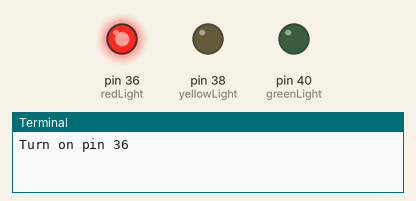
Simulated run of this program. Board: Raspberry Pi (header pin numbers). Parts: output pins drawn as LEDs (lit = HIGH), the last lines printed to the terminal. At 3.0 s the program stops and its outputs stay as they are.

Above: at 0.1 s.
At 1.1 s:
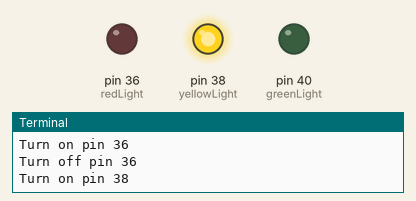
At 2.1 s:
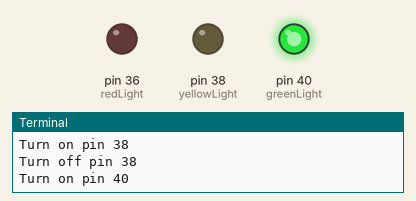
At 3.1 s:
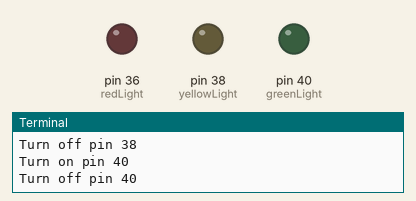
Timing chart, 0 to 4.5 s (numbered marks = the images above):
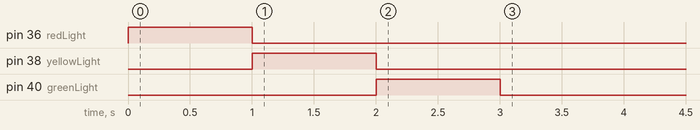

Measured:
- by itself, pin 36 (redLight): LOW → HIGH at 0.00 s, → LOW 1.0 s later
- by itself, pin 38 (yellowLight): LOW → HIGH at 1.0 s, → LOW 1.0 s later
- by itself, pin 40 (greenLight): LOW → HIGH at 2.0 s, → LOW 1.0 s later

The program:

trafficLight.py
```python
import time;
import RPi.GPIO as GPIO;

redLight = 36
yellowLight = 38
greenLight = 40
delay = 1

def resetBoard():

    turnOffLights()
    GPIO.cleanup()

def setOutMode(red, yellow, green):

    GPIO.setmode(GPIO.BOARD)
    GPIO.setup(red, GPIO.OUT)
    GPIO.setup(yellow, GPIO.OUT)
    GPIO.setup(green, GPIO.OUT)

def turnOffLights():

    GPIO.output(redLight, GPIO.LOW)
    GPIO.output(yellowLight, GPIO.LOW)
    GPIO.output(greenLight, GPIO.LOW)

def turnOnAndOffLight(light, delay):

    turnOffLights()
    GPIO.output(light, GPIO.HIGH)
    print(f"Turn on pin {light}")
    time.sleep(delay)
    GPIO.output(light, GPIO.LOW)
    print(f"Turn off pin {light}")


setOutMode(redLight, yellowLight, greenLight)
turnOnAndOffLight(redLight, delay)
turnOnAndOffLight(yellowLight, delay)
turnOnAndOffLight(greenLight, delay)
resetBoard()
```
